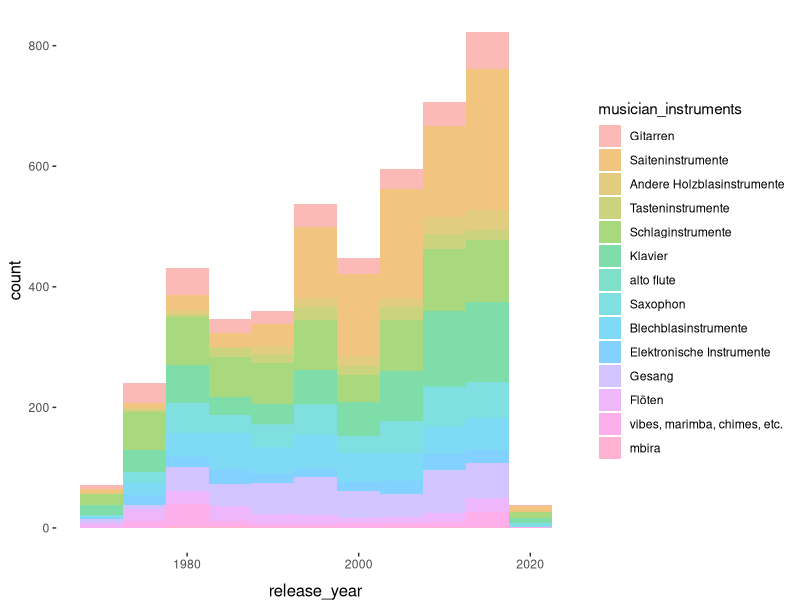
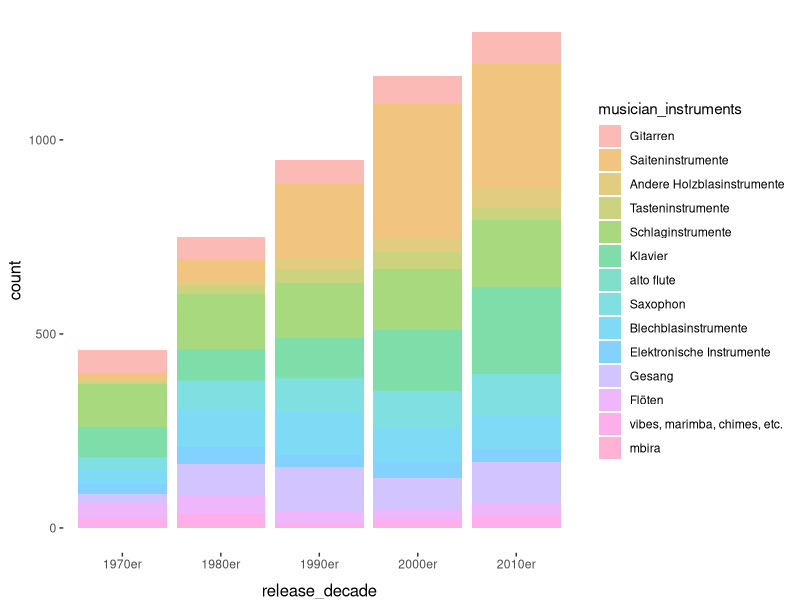
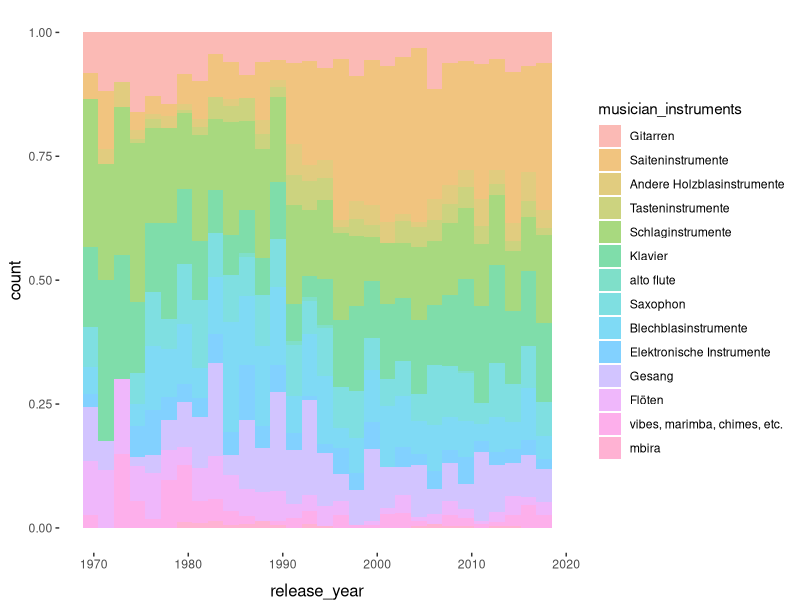
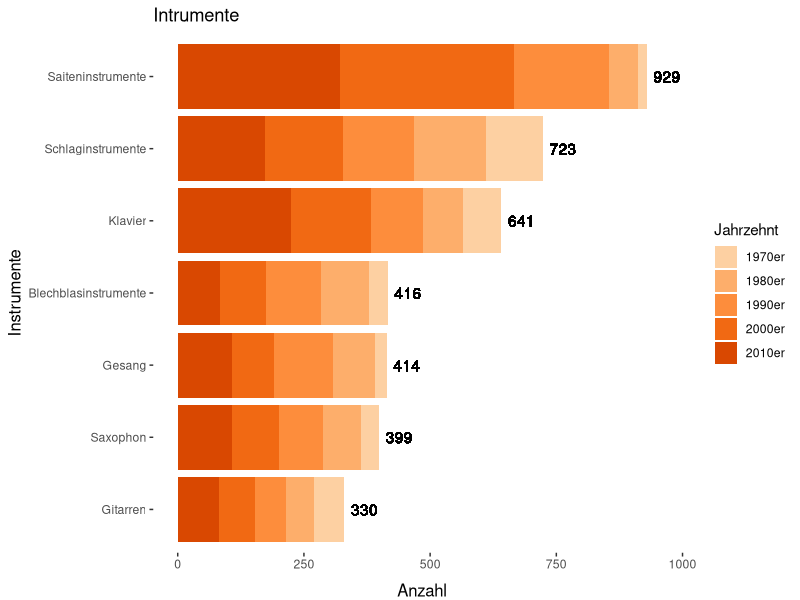
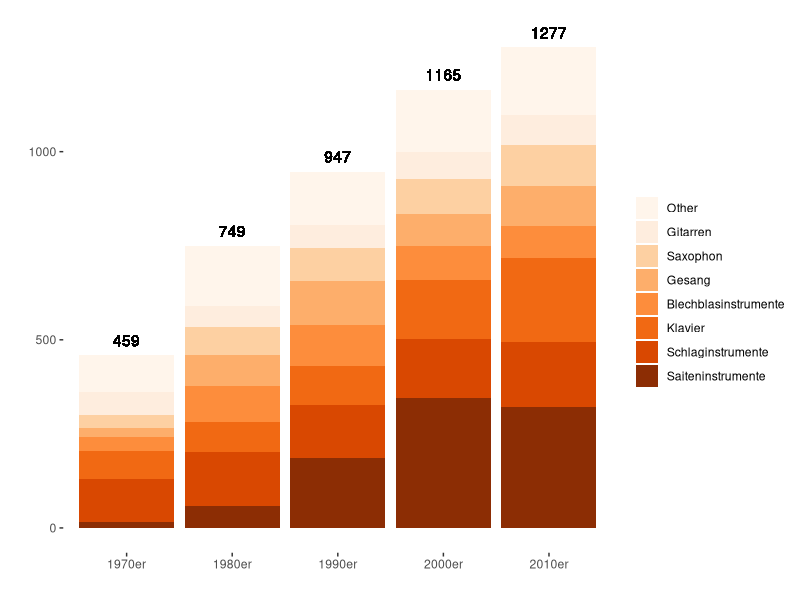
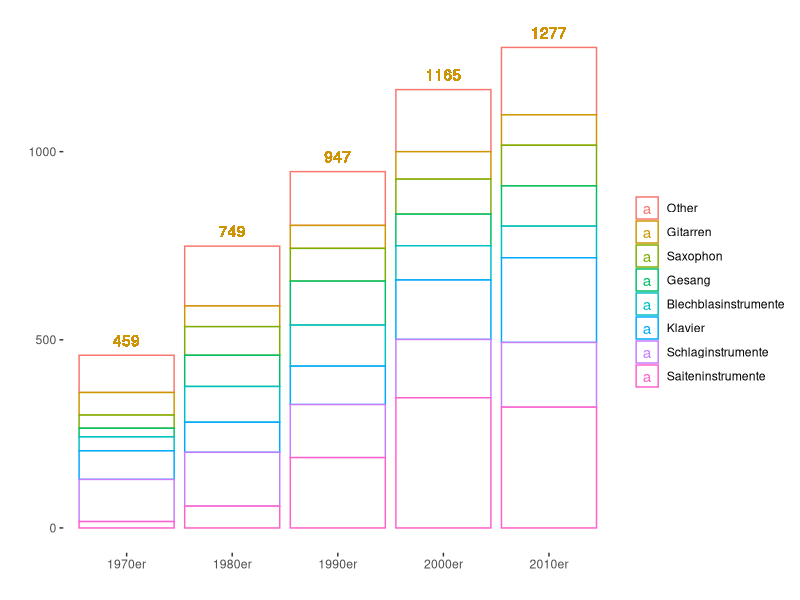

Recreate these plots in R, in order.
## ---- chunk 1
library(ggplot2)
library(tidyverse)
library(RColorBrewer)

knitr::opts_chunk$set(echo = TRUE)

my_theme <- theme(
  panel.grid       = element_blank(),
  panel.background = element_rect(fill  = "white", colour = NA),
  axis.title.x     = element_text(
                       size = 12, 
                       vjust = -1
                     ),
  axis.title.y     = element_text(size = 12)
)
## ---- chunk 2
data <- read.csv("data/ECM_releases.csv", encoding = "UTF-8")

data$release_year <- as.integer(str_remove(data$release_year, "\\?"))

data <- data %>% 
  drop_na(musician_name)
## ---- chunk 3
# https://stackoverflow.com/questions/57000390/how-to-recode-multiple-values-in-vector-into-one-value
unique(data$musician_instruments[
  str_detect(data$musician_instruments, "[A-Z]") & 
  !is.na(data$musician_instruments)
])

unique(data$musician_instruments[
  str_detect(data$musician_instruments, "guitar") & 
  !is.na(data$musician_instruments)
])

data[str_detect(data$musician_instruments, "flute") & 
  !is.na(data$musician_instruments),] %>% 
  group_by(musician_instruments) %>% 
  count(sort = TRUE)

data[str_detect(data$musician_instruments, "horn") & 
  !is.na(data$musician_instruments),] %>% 
  group_by(musician_instruments) %>% 
  count(sort = TRUE)

data[str_detect(as.character(data$musician_instruments), "bass") & 
  !is.na(data$musician_instruments),] %>% 
  group_by(musician_instruments) %>% 
  count(sort = TRUE)

data[str_detect(as.character(data$musician_instruments), "harp") & 
  !is.na(data$musician_instruments),] %>% 
  group_by(musician_instruments) %>% 
  count(sort = TRUE)

data[str_detect(as.character(data$musician_instruments), "ion") & 
  !is.na(data$musician_instruments),] %>% 
  group_by(musician_instruments) %>% 
  count(sort = TRUE)

data[str_detect(as.character(data$musician_instruments), "piano") & 
  !is.na(data$musician_instruments),] %>% 
  group_by(musician_instruments) %>% 
  count(sort = TRUE) %>% 
  pull(musician_instruments)

drum <- data[str_detect(as.character(data$musician_instruments), "drum") & 
  !is.na(data$musician_instruments),] %>% 
  group_by(musician_instruments) %>% 
  count(sort = TRUE) %>% 
  pull(musician_instruments)

flute <- data[str_detect(as.character(data$musician_instruments), "flute") & 
  !is.na(data$musician_instruments),] %>% 
  group_by(musician_instruments) %>% 
  count(sort = TRUE) %>% 
  pull(musician_instruments)

data[str_detect(data$musician_instruments, "violin") & 
  !is.na(data$musician_instruments),] %>% 
  group_by(musician_instruments) %>% 
  count(sort = TRUE)

unique(data$musician_instruments)
## ---- chunk 4
data <- data %>% 
  mutate(
    musician_instruments = fct_recode(
      musician_instruments,
      oboe        = "English horn",
      viola       = "alto violin"
    ),
    musician_instruments = fct_collapse(
      musician_instruments,
      synthesizer = c("guitar synthesizer", "ARP 2600 synthesizer"),
      trombone    = c("bass trombone", "contrabass trombone"),
      electronics = c(
        "live electronics", 
        "electronic effects", 
        "electronic treatments", 
        "electronic keyboards",
        "live and studio electronics",
        "electric"
      ),
      cello = c(
        "8-string electric cello", 
        "acoustic cello", 
        "8-string solid body electric cello"
      ), 
      Klavier = c(
        "piano",
        "prepared piano",
        "electric piano",
        "toy piano",
        "acoustic piano",
        "Bechstein piano",
        "Tac piano",
        "Wurlitzer piano",     
        "Fender Rhodes piano",
        "Fortepiano",
        "Hohner Electra piano",
        "Rhodes piano",
        "solo piano",
        "Steinway piano",
        "tangent piano" 
      ),
      Saxophon = c(
        "sax",
        "soprano sax",
        "alto sax",
        "tenor sax",
        "baritone sax",
        "bass sax",
        "taragato",
        "tarogato",
        "sopranino sax"
      ),
      clarinet = c(
        "1st basset horn",
        "2nd basset horn",
        "bass clarinet", 
        "contrabass clarinet",
        "alto clarinet",
        "piccolo clarinet",
        "B flat clarinet",
        "contra alto clarinet",
        "1st clarinet",
        "2nd clarinet",
        "A clarinet",
        "E flat clarinet",
        "Meraaker clarinet"
      ),
      contrabass = c(
        "double bass",
        "electric double bass",
        "string bass"
      ),
      Gesang = c(
        "vocals",
        "backing vocals",
        "voices",
        "voice"
      ),
      Gitarren = c(
        "guitar",
        "classical guitar",
        "electric guitar",
        "10-string guitar",
        "acoustic guitar",
        "12-string guitar",                          
        "electric 12-string guitar",
        "6-string guitar",
        "6-string electric guitar",
        "8-string guitar",
        "10-string guitar",
        "6 & 12-string guitar",
        "10 & 14-string guitar",
        "electric 6 & 12-string guitar",
        "super 8-string guitar",
        "electric and acoustic 6 & 12-string guitar",
        "electronic guitar",
        "Spanish classical guitar",
        "pedal steel guitar",
        "baritone guitar",
        "flamenco guitar",
        "slide guitar",
        "guitars",
        "mandolin guitar",
        "15-string harp guitar",
        "acoustic bass",
        "acoustic bass guitar",
        "electric mandolin",
        "mandolin",
        "Baroque guitar",
        "mandola",
        "lute",
        "lauto",
        "outi",
        "sitar",
        "banjo",
        "electric oud",
        "oud",
        "chitarrone",
        "Constantinople lyra",
        "lyra"
      ),
      "bass guitar" = c(
        "electric bass",
        "Fender bass",
        "6 & 4-string Fender bass",
        "6 & 4-string electric bass",
        "6 & 4-string bass",
        "F bass"
      ),
      "Flöten" = c(
        "flute",
        "bass recorder",
        "recorder",
        "great bass recorder",
        "sopranino",
        "piccolo",
        "nay",
        "shakuhachi",
        "tin whistle",
        "whistle",
        "whistles"
      ),
      "French horn" = c(
        "tenor horn",
        "flugelhorn",
        "baritone horn"
      ),
      "vibes, marimba, chimes, etc." = c(
        "vibes",
        "bowed vibes",
        "tenor vibes",
        "vibraharp",
        "marimba",
        "xylophone",
        "glockenspiel",
        "chimes",
        "melody chimes"
      ),
      violin = c(
        "Baroque violin",
        "double violin",
        "10-string double violin",
        "electric 6-string violin",
        "violino d'amore",
        "10-string stereophonic double violin",
        "1st violin",
        "2nd violin",			
        "6-string electric violin",
        "lead violin",
        "Hardanger fiddle",
        "fiddle",
        "drone fiddle",
        "electric violin"
      ),
      accordion = c(
        "bandoneon",
        "accordion bayan",
        "bayan",
        "low accordion"
      ),
      trumpet = c(
        "piccolo trumpet",
        "pocket trumpet",
        "lead trumpet"
      ),
      organ = c(
        "Hammond B-3 organ",
        "Hammond organ",
        "pipe organ",
        "trinity organ",
        "church organ",
        "electronic organ",
        "organ samples",
        "portable organ",
        "positive organ"
      ),
      harp = c(
        "Baroque harp",
        "wind harp",
        "folk harp",			
        "Celtic harp",			
        "triple harp",
        "Gothic harp",
        "Italian harp",
        "Italian triple harp",
        "Spanish harp"
      ),
      drums = c(
        drum, 
        "tabla", 
        "darbouka", 
        "congas", 
        "bongos",
        "djembe"
      ),
      mbira = c(
        "sanza",
        "kalimba"
      )
    )
  ) %>% 
  filter(!(musician_instruments %in% c( 
    "soprano", # exclude singing because instrument and voice labels are ambiguous
    "mezzo-soprano",
    "alto",    # (e.g. "tenor": "tenor voice" or "tenor sax"?)
    "contralto",
    "tenor",
    "baritone",
    "bass",
    "bassu voice",
    "composer",
    "conductor",
    "music",
    "countertenor",
    "text",
    "arranger",
    "samples",
    "poems",
    "words",
    "live samples",
    "lyrics",
    "Anita O'Day",
    "Vito D'Angelo",
    "director",
    "traditional",
    "artistic director",
    "Zeuge Schwab: Heinz E. Hirscher",
    "narrator",
    "choirmaster",
    "programs",
    "transcriber",
    "chorus director",
    "Stuttgart",
    "String Orchestra director",
    "sound processing",
    "vocal arranger",
    "wind and perciussion orchestra"
  )))

perc <- data[str_detect(data$musician_instruments, "perc") & 
  !is.na(data$musician_instruments),] %>% 
  group_by(musician_instruments) %>% 
  count(sort = TRUE) %>% 
  pull(musician_instruments) %>% 
  as.character()

data <- data %>% 
  mutate(
    musician_instruments = fct_collapse(
      musician_instruments,
      Schlaginstrumente = c(
        perc, 
        "percussion",
        "drums",
        "bells",
        "timpani",
        "cowbell",
        "African double cowbell",
        "bongos",
        "bendir",
        "maracas",
        "cymbals",
        "tuned tambourine",
        "tambourine",
        "small tambourine",
        "South American shakers",
        "shakers",
        "woodblock",
        "ching",
        "crotales",
        "ghatam",
        "gong",
        "gongs",
        "cabasa"
      )
    )
  )

data %>% 
  group_by(musician_instruments) %>% 
  count(sort = TRUE) %>% 
  slice_max(n, n = 30)
## ---- chunk 5
data <- data %>% 
  mutate(
    musician_instruments = fct_collapse(
      musician_instruments,
        Saiteninstrumente = c(
        "strings",
        "baritone violin",			
        "bass violin",			
        "contrabass",
        "viola d'amore",
        "viola da gamba",
        "nyckelharpa",
        "string ensemble",
        "pianolin",
        "violone",
        "cello",
        "viola",
        "violin",
        "RAAD electro acoustic strings",
        "harp",
        "berimbau",
        "tambura", #
        "hammered dulcimer",
        "doussn'gouni",
        "kantele",
        "santouri",
        "Bavarian zither",
        "2 Bavarian zither",
        "autoharp",
        "kamancheh",
        "koto"
      ),
      Blechblasinstrumente = c(
        "brass",
        "trombone",
        "trumpet",
        "tuba",
        "French horn",
        "lead trombone",
        "alto trombone",
        "clarino",
        "bike horns",
        "cornet"
      ),
      "Andere Holzblasinstrumente" = c(
        "other woodwind",
        "woodwinds",
        "bassoon",
        "clarinet",
        "oboe",
        "oboe d'amore",
        "flute",
        "read",
        "reeds",
        "duduk",
        "shawm",
        "didgeridoo",
        "harmonica",
        "musette",
        "bagpipes",
        "border pipes",
        "pitch pipe",
        "Swedish bagpipes",
        "whirlpipe"
      ),
      "Elektronische Instrumente" = c("electronics", "synthesizer"),
      Gitarren = c("bass guitar", "guitar"),
      Tasteninstrumente = c(
        "keyboard instruments",
        "organ",
        "accordion",
        "keyboards",
        "celeste",
        "clavichord",
        "harmonium",
        "harpsichord",
        "melodica"
      )
    )
  )

data %>% 
  group_by(musician_instruments) %>% 
  count(sort = TRUE) %>% 
  slice_max(n, n = 30)
## ---- chunk 6
most_frequent_instruments <- data %>% 
  group_by(musician_instruments) %>% 
  count(sort = TRUE) %>% 
  filter(n >= 17) %>% 
  select(musician_instruments)

data <- data %>% 
  filter(musician_instruments %in% most_frequent_instruments$musician_instruments)

data$musician_instruments <- droplevels(data$musician_instruments)
## ---- chunk 7
data <- data %>% 
  mutate(counter = 1) %>% 
  group_by(release_num, release_name, release_year, musician_name) %>% 
  arrange(desc(musician_instruments)) %>% 
  mutate(cumsum = cumsum(counter)) %>% 
  filter(cumsum == 1) %>% 
  select(-c(counter, cumsum)) %>% 
  ungroup()
## ---- chunk 8
release_year_range <- data %>% 
  summarise(
    min_release_year = min(release_year, na.rm = TRUE), 
    max_release_year = max(release_year, na.rm = TRUE)
  ) %>% 
  as.matrix()

data <- data %>% 
  mutate(release_decade = cut(
    x = release_year,
    breaks = seq(release_year_range[1] - 1, release_year_range[2] + 9, 10),
    labels = c("1970er", "1980er", "1990er", "2000er", "2010er"),
    ordered_result = TRUE
  ))

data %>% 
  group_by(release_year, release_decade) %>% 
  count()

# table(data$release_year, data$release_decade)

sum(is.na(data$release_decade))

data <- data %>% 
  drop_na(release_decade)
  
group.colors.5 <- brewer.pal(9, "Oranges")[3:7]
names(group.colors.5) <- unique(data$release_decade)
## ---- chunk 9
data %>% 
  ggplot( 
    aes(
      x     = release_year,
      # color = musician_instruments,
      fill  = musician_instruments
    )) +
  geom_histogram(alpha = .5, binwidth = 5) +
  my_theme

data %>% 
  ggplot( 
    aes(
      x     = release_decade,
      # color = musician_instruments,
      fill  = musician_instruments
    )) +
  geom_bar(alpha = .5, binwidth = 5) +
  my_theme
## ---- chunk 10
data %>% 
  ggplot( 
    aes(
      x     = release_year,
      # color = musician_instruments,
      fill  = musician_instruments
    )) +
  geom_histogram(alpha = .5, position = "fill") +
  my_theme
## ---- chunk 11
table(data$musician_instruments, data$release_decade)

data %>%
  mutate(musician_instruments = musician_instruments %>% 
    fct_lump_n(7) %>% 
    fct_infreq()
  ) %>% 
  filter(musician_instruments != "Other") %>% 
  group_by(musician_instruments) %>% 
  mutate(n = n(), release_decade = release_decade) %>% 
  select(musician_instruments, n, release_decade) %>% 
  arrange(desc(n)) %>% 
  ungroup() %>% 
  ggplot( 
    aes(
      x     = fct_reorder(musician_instruments, n),
      fill  = release_decade
    )) +
  geom_bar(binwidth = 5) +
  labs(x = "Instrumente", y = "Anzahl", title = "Intrumente", fill = "Jahrzehnt") +
  scale_fill_manual(values = group.colors.5) +
  geom_text(aes(label = n, y = n + 40)) +
  coord_flip() +
  my_theme
## ---- chunk 12
group.colors.7 <- brewer.pal(7, "Oranges")

group.colors.8 <- c(brewer.pal(19, "Oranges")[1], group.colors.7)
# names(group.colors.7) <- table(data$musician_instruments)

plot_data2 <- data %>%
  mutate(musician_instruments = musician_instruments %>%
    fct_infreq() %>% 
    fct_lump_n(7) %>% 
    fct_rev()
  ) %>% 
  group_by(release_decade) %>% 
  mutate(n = n()) %>% 
  select(musician_instruments, n, release_decade) %>% 
  arrange(desc(n)) %>% 
  ungroup()

table(plot_data2$release_decade, plot_data2$musician_instruments)

plot_data2 %>% 
  ggplot( 
    aes(
      x    = release_decade,
      fill = musician_instruments
    )) +
  geom_bar(binwidth = 5) +
  labs(x = "", y = "", fill = "") +
  scale_fill_manual(values = group.colors.8) +
  geom_text(aes(label = n, y = n + 40)) +
  my_theme

plot_data2 %>% 
  ggplot( 
    aes(
      x    = release_decade,
      color = musician_instruments#,
      # group = musician_instruments
    )
  ) +
  geom_bar(binwidth = 5, fill = "white") +
  labs(x = "", y = "", color = "") +
  scale_fill_manual("white") +
  geom_text(aes(label = n, y = n + 40)) +
  my_theme
